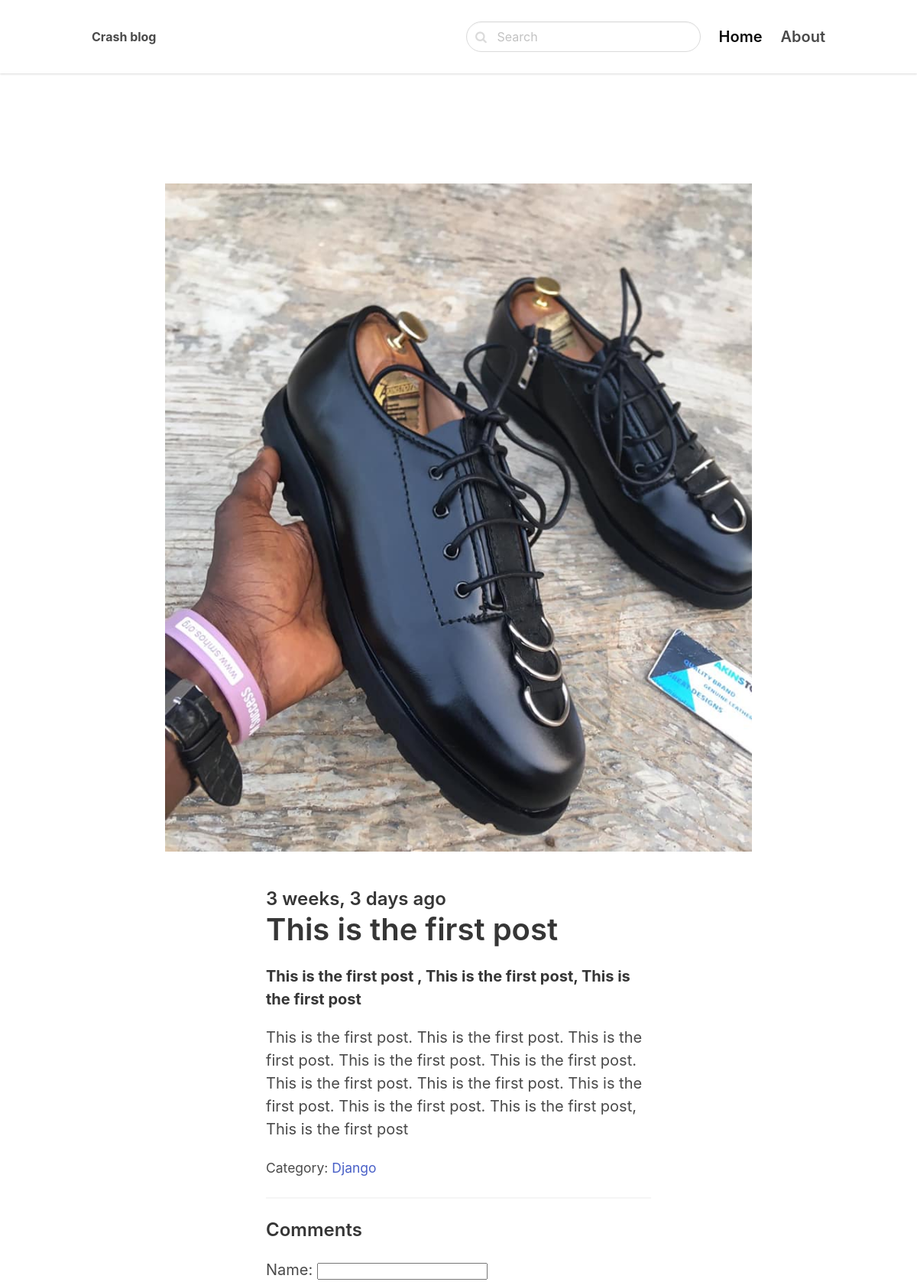
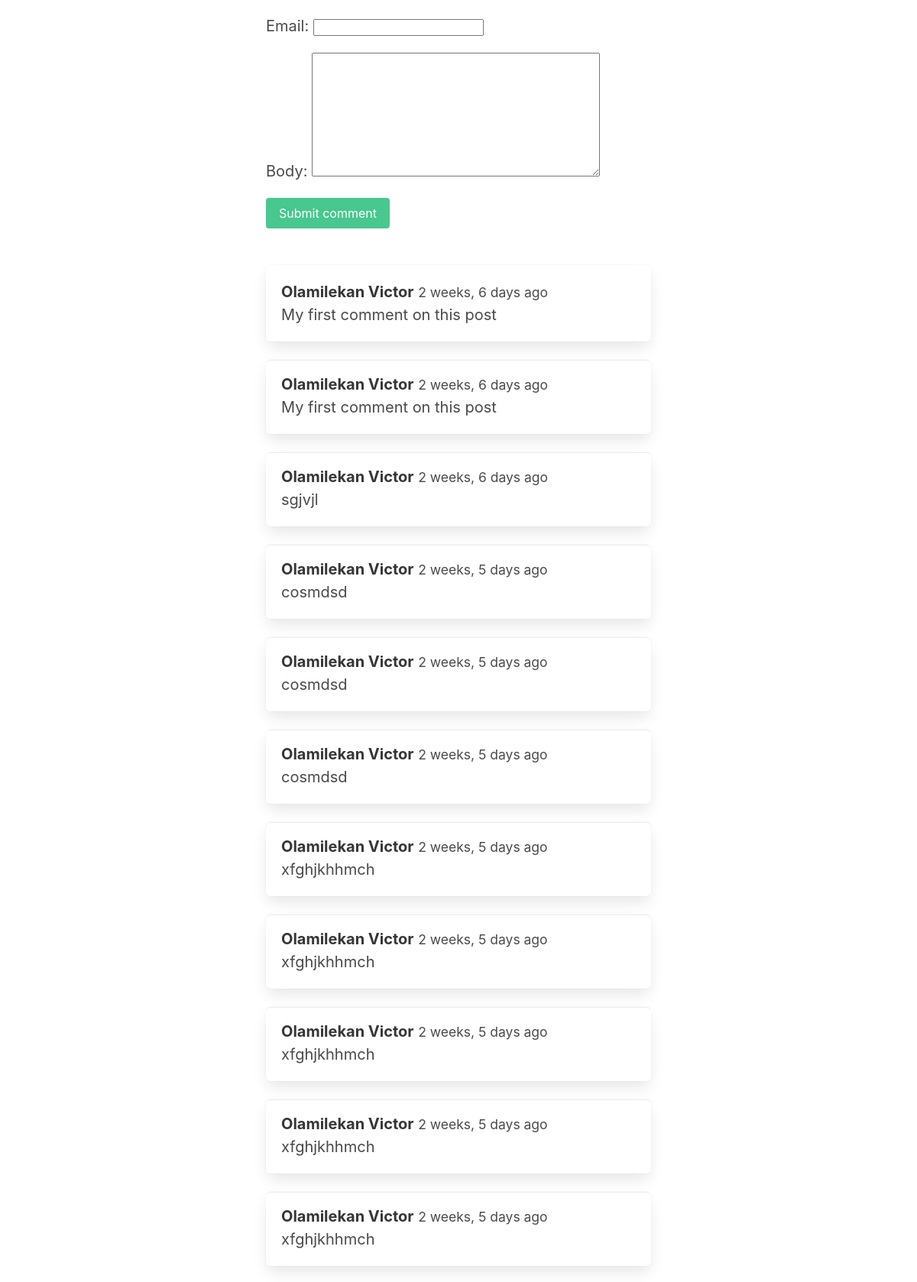
Page /django/this-is-the-first-post/ (upper part) on the committed database (2 pictures, top to bottom).
### blog/models.py (models this page shows, shortened)
class Post(models.Model):
    ACTIVE = 'active'
    DRAFT = 'draft'
    CHOICES_STATUS = (
        (ACTIVE, 'Active'),
        (DRAFT, 'Draft')
    )
    category = models.ForeignKey(Category, related_name='posts', on_delete=models.CASCADE)
    title = models.CharField(max_length=225)
    slug = models.SlugField()
    intro = models.TextField()
    body = models.TextField()
    created_at = models.DateTimeField(auto_now_add=True)
    status = models.CharField(max_length=10, choices=CHOICES_STATUS,default=ACTIVE)
    image = models.ImageField(upload_to='uploads/', blank=True, null=True)
    class Meta:
        ordering = ('-created_at',)

class Category(models.Model):
    title = models.CharField(max_length=225)
    slug = models.SlugField()
    class Meta:
        ordering = ('title',)
        verbose_name_plural = 'Categories'
    def __str__(self):
        return self.title

class Comment(models.Model):
    post = models.ForeignKey(Post, related_name='comments', on_delete=models.CASCADE)
    name = models.CharField(max_length=225)
    email = models.EmailField()
    body = models.TextField()
    created_at = models.DateTimeField(auto_now_add=True)

### blog/views.py (the view)
# urls.py: path('<slug:category_slug>/<slug:slug>/', views.detail, name="post_detail"),
def detail(request, category_slug, slug):
    post = get_object_or_404(Post, slug=slug, status=Post.ACTIVE)
    if request.method == "POST":
        form = CommentForm(request.POST)
        if form.is_valid():
            comment = form.save(commit=False)
            comment.post = post
            comment.save()
            return redirect('post_detail', category_slug=slug,  slug=slug)
    else:
        form = CommentForm()
    return render(request, 'blog/detail.html', {'post': post, 'form': form})

### blog/forms.py
class CommentForm(forms.ModelForm):
    class Meta:
        model = Comment
        fields = ('name', 'email', 'body')

### blog/templates/blog/detail.html (shortened to what this page needs)
{% extends 'core/base.html' %}
{% block content %}
<section class="hero">
    <div class="hero-body">
        <div class="container">
            <section class="section">
                {% if post.image %}
                    <figure class="image mb-6">
                        <img src="{{ post.image.url }}">
                    </figure>
                {% endif %}
                <div class="columns">
                    <div class="column is-8 is-offset-2">
                        <div class="content is-medium">
                            <h2 class="subtitle is-4">{{ post.created_at|timesince }} ago</h2>
                            <h1 class="title">{{ post.title }}</h1>
                            <p><strong>{{ post.intro }}</strong></p>
                            <p>{{ post.body }}</p>
                            <p><small>Category: <a href="{% url 'category_detail' post.category.slug %}">{{ post.category }}</a></small></p>
                            <hr>
                            <h2 class="subtitle is-4">Comments</h2>
                            <form method="post" class="mb-6">{% csrf_token %}
                                {{ form.as_p }}
                                <div class="field">
                                    <div class="control">
                                        <button class="button is-success">Submit comment</button>
                                    </div>
                                </div>
                            </form>
                            {% for comment in post.comments.all %}
                                <article class="media box">
                                    <div class="media-content">
                                        <strong>{{ comment.name }}</strong> <small>{{ comment.created_at|timesince }} ago</small><br>
                                        {{ comment.body }}
                                    </div>
                                </article>
                            {% endfor %}
                        </div>
                    </div>
                </div>
            </section>
        </div>
    </div>
</section>
{% endblock content %}

### rows in the picture
Post: image (picture), created_at "3 weeks, 3 days", title "This is the first post", intro "This is the first post , This is the first post, This is the first post", body "This is the first post. This is the first post. This is the first post. This is the first post. This is the first post. This is the first post. This is the first post. This is the first post. This is the first post. This is the first post, This is the first post", category "Django"
Comment: name "Olamilekan Victor", created_at "2 weeks, 6 days", body "My first comment on this post"
Comment: name "Olamilekan Victor", created_at "2 weeks, 6 days", body "My first comment on this post"
Comment: name "Olamilekan Victor", created_at "2 weeks, 6 days", body "sgjvjl"
Comment: name "Olamilekan Victor", created_at "2 weeks, 5 days", body "cosmdsd"
Comment: name "Olamilekan Victor", created_at "2 weeks, 5 days", body "cosmdsd"
Comment: name "Olamilekan Victor", created_at "2 weeks, 5 days", body "cosmdsd"
Comment: name "Olamilekan Victor", created_at "2 weeks, 5 days", body "xfghjkhhmch"
Comment: name "Olamilekan Victor", created_at "2 weeks, 5 days", body "xfghjkhhmch"
Comment: name "Olamilekan Victor", created_at "2 weeks, 5 days", body "xfghjkhhmch"
Comment: name "Olamilekan Victor", created_at "2 weeks, 5 days", body "xfghjkhhmch"
Comment: name "Olamilekan Victor", created_at "2 weeks, 5 days", body "xfghjkhhmch"
